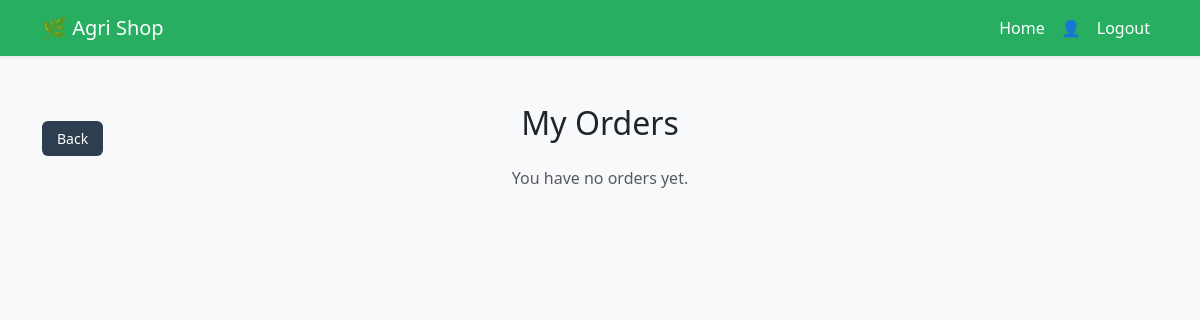
Page /my_orders/ (signed in) on the earlier database version.
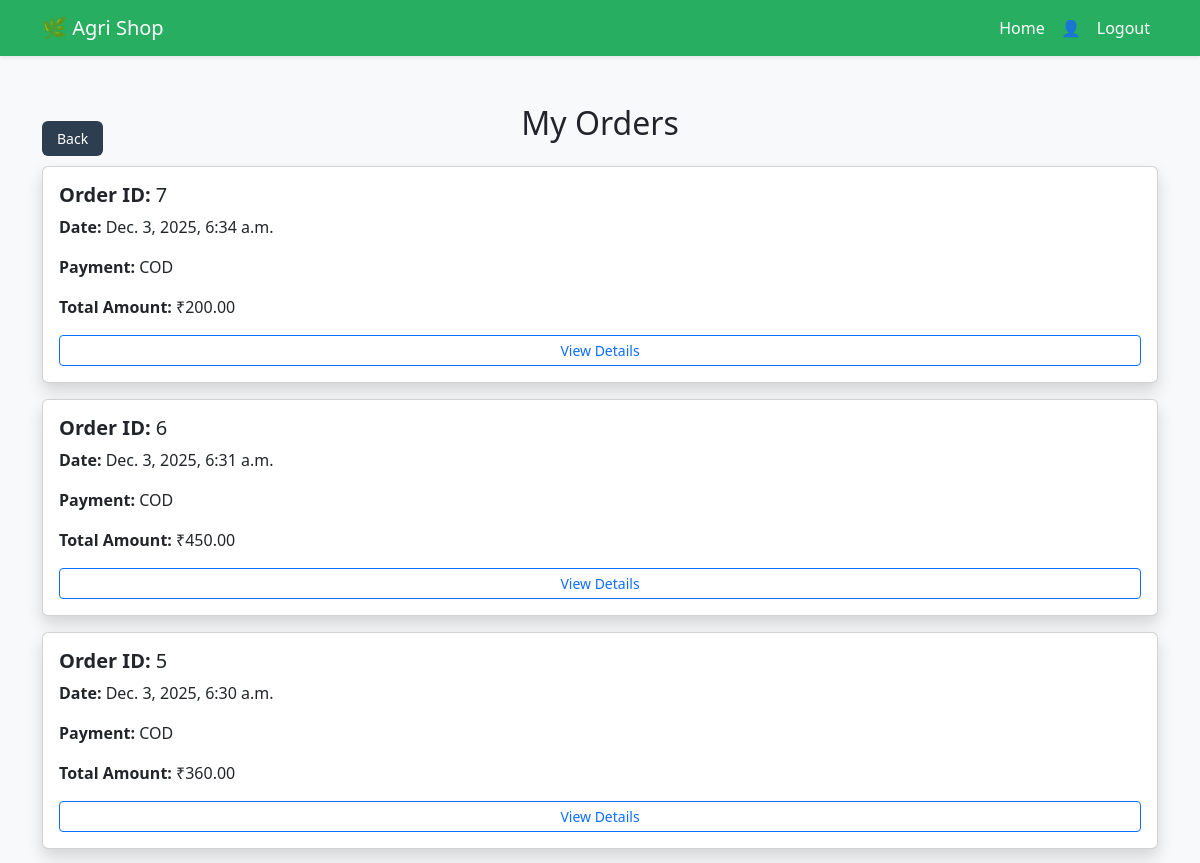
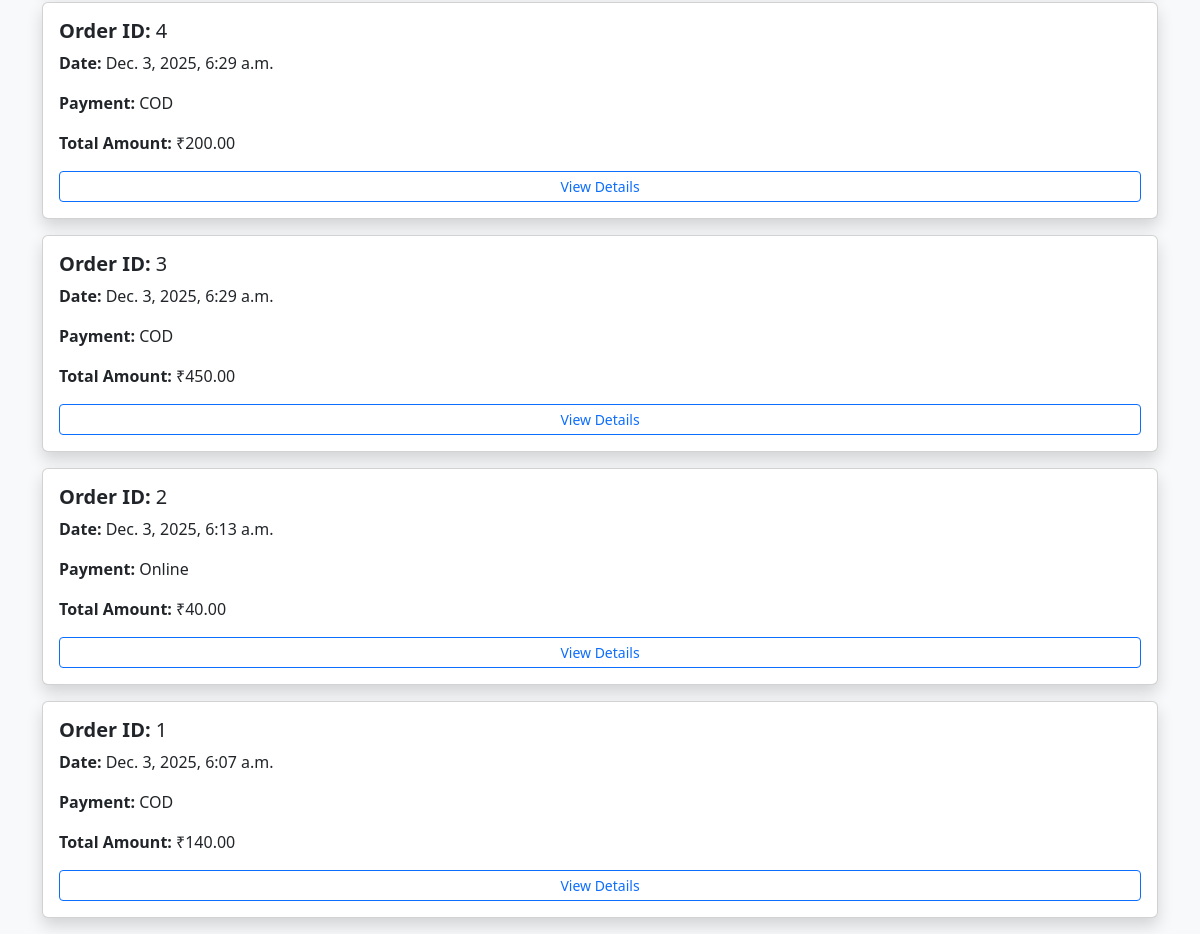
Same page on the later database version (2 pictures, top to bottom).
### app/models.py (models this page shows, shortened)
class Order(models.Model):
    user_id = models.ForeignKey(Customuser, on_delete=models.CASCADE)
    product_id=models.ForeignKey(Product,on_delete=models.CASCADE,null=True)
    payment_method = models.CharField(max_length=50)
    total_amount = models.DecimalField(max_digits=10, decimal_places=2)
    date = models.DateTimeField(auto_now_add=True)
    status = models.CharField(max_length=50, default="Pending")

### app/views.py (the view)
# urls.py: path('my_orders/', views.my_orders, name='my_orders'),
@login_required(login_url='login')
def my_orders(request):
    orders = Order.objects.filter(user_id=request.user).order_by('-date')
    return render(request, 'my_orders.html', {'orders': orders})

### templates/my_orders.html (shortened to what this page needs)
<!DOCTYPE html>
<html>
<head>
    <link href="https://cdn.jsdelivr.net/npm/bootstrap@5.3.0/dist/css/bootstrap.min.css" rel="stylesheet">
</head>
<body class="bg-light">
<nav class="navbar navbar-expand-lg navbar-custom shadow-sm">
    <div class="container">
        <a class="navbar-brand" href="#">🌿 Agri Shop</a>
        <div class="collapse navbar-collapse" id="navbarNav">
            <ul class="navbar-nav ms-auto">
                <li class="nav-item">
                    <a class="nav-link" href="{% url 'user' %}">Home</a>
                </li>
                <li class="nav-item">
                    <a class="nav-link" href="{% url 'profile' %}">👤</a>
                </li>
                <li class="nav-item">
                    <a class="nav-link" href="{% url 'logout' %}">Logout</a>
                </li>
            </ul>
        </div>
    </div>
</nav>
<div class="container mt-5">
    <h2 class="text-center mb-4">My Orders</h2>
    <a href="{% url 'user' %}" class="back-btn"> Back</a>
    {% for order in orders %}
    <div class="card shadow mb-3 p-3">
        <h5>
            <strong>Order ID:</strong> {{ order.id }}
        </h5>
        <p><strong>Date:</strong> {{ order.date }}</p>
        <p><strong>Payment:</strong> {{ order.payment_method }}</p>
        <p><strong>Total Amount:</strong> ₹{{ order.total_amount }}</p>
        <a href="{% url 'order_details' order.id %}" class="btn btn-outline-primary btn-sm">
            View Details
        </a>
    </div>
    {% empty %}
    <p class="text-center text-muted">You have no orders yet.</p>
    {% endfor %}
</div>
</body>
</html>

Differences in the rows shown:
added Order: id "7", date "Dec. 3, 2025, 6:34 a.m.", payment_method "COD", total_amount "200.00"
added Order: id "6", date "Dec. 3, 2025, 6:31 a.m.", payment_method "COD", total_amount "450.00"
added Order: id "5", date "Dec. 3, 2025, 6:30 a.m.", payment_method "COD", total_amount "360.00"
added Order: id "4", date "Dec. 3, 2025, 6:29 a.m.", payment_method "COD", total_amount "200.00"
added Order: id "3", date "Dec. 3, 2025, 6:29 a.m.", payment_method "COD", total_amount "450.00"
added Order: id "2", date "Dec. 3, 2025, 6:13 a.m.", payment_method "Online", total_amount "40.00"
added Order: id "1", date "Dec. 3, 2025, 6:07 a.m.", payment_method "COD", total_amount "140.00"
Other differences:
text no longer shown: "You have no orders yet."
